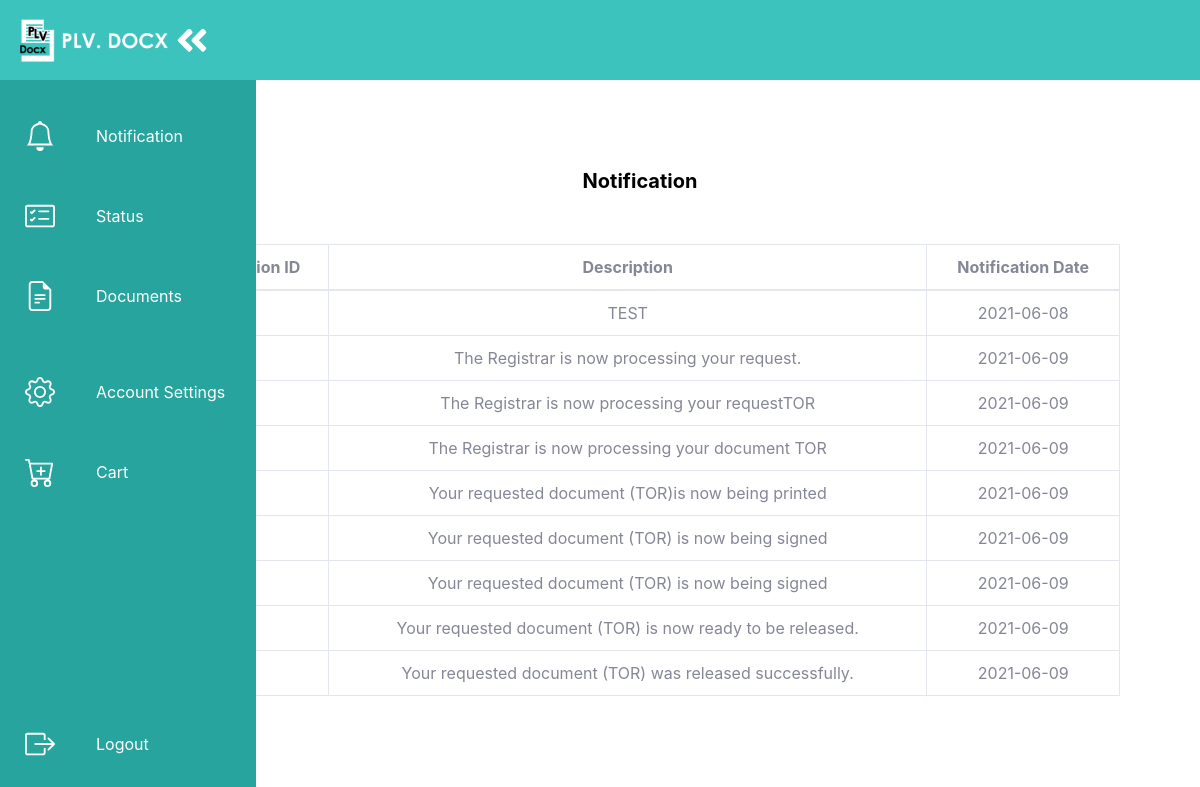
The page /student/notification.php (signed in) on the database its author committed.
### tables this page shows
CREATE TABLE `notificationstudent_tbl` (
  `notificationStudent_id` int(11) NOT NULL,
  `student_id` int(11) NOT NULL,
  `notificationStudent_description` varchar(1000) NOT NULL,
  `notificationStudent_isSeen` int(1) NOT NULL,
  `notificationStudent_date` date NOT NULL
);

### student/notification.php (the view, shortened to what this page needs)
<html>
<head>
    <link rel="stylesheet" href="css/notification.css"/>
    <link rel="stylesheet" href="css/sb-admin-2.css"/>
  </head>
  <body>
    <?php
      include('includes/navbar.php');
    ?>
    <main>
        <div class="mytabs">
            <label for="tabpay">Notification</label>
            <div class="tab">
            <div class="wrapper">
                    <div class="img-area">
                        <div class="container-fluid">
                        <div class="card-body">
                            <div class="table-responsive">
                            <?php
                                $studentID = $_SESSION['student_id'];
                                $connection = mysqli_connect("localhost","root","","plvdocx_db");
                                $query = "SELECT
                                                *
                                                from notificationstudent_tbl
                                                where student_id = $studentID;
                                ";
                                $query_run = mysqli_query($connection, $query);
                            ?>
                            <table class="table table-bordered" id="dataTable" width="100%" cellspacing="0">
                                <thead>
                                <tr class="text-center">
                                    <th> Notification ID </th>
                                    <th> Description </th>
                                    <th> Notification Date </th>
                                </tr>
                                </thead>
                                <tbody>
                                <?php
                                    if(mysqli_num_rows($query_run) > 0){
                                        while($row = mysqli_fetch_assoc($query_run)){
                                            ?>
                                        <tr class="text-center">
                                            <td><?php echo $row['notificationStudent_id']; ?></td>
                                            <td><?php echo $row['notificationStudent_description']; ?></td>
                                            <td><?php echo $row['notificationStudent_date']; ?></td>
                                        </tr>
                                            <?php
                                        }
                                    }
                                    else{
                                        echo "No Record Found";
                                    }
                                ?>
                                </tbody>
                            </table>
                            </div>
                        </div>
                </div>
                    </div>
                </div>
            </div>
          </div>
    </main>
  </body>
  </html>

### student/includes/navbar.php (shortened to what this page needs)
<nav class="navbarCustom">
      <ul class="navbar-navCustom">
        <li class="logo">
          <a href="#" class="nav-linkCustom">
          </a>
        </li>
        <li class="nav-itemCustom">
          <a href="notification.php" class="nav-linkCustom">
          </a>
        </li>
        <li class="nav-itemCustom">
          <a href="status.php" class="nav-linkCustom">
          </a>
        </li>
        <li class="nav-itemCustom">
          <form id="studentDocs" action="includes/clear_status.php" method="post">
            <a href="javascript:document.getElementById('studentDocs').submit();" id="document" class="nav-linkCustom">
            </a>
            </form>
          </li>
        <li class="nav-itemCustom">
          <a href="accountsettings.php" class="nav-linkCustom">
          </a>
        </li>
        <li class="nav-itemCustom">
          <a href="cart.php" class="nav-linkCustom">
          </a>
        </li>
        <li class="nav-itemCustom">
          <form id="logout" action="logout.php" method="post">
            <a href="javascript:document.getElementById('logout').submit();" class="nav-linkCustom">
            </a>
          </form>
        </li>
    </nav>
    <div class="secondNav">
      <ul>
        <li style="float:left"><a href="#about"> <img src="image/plvdocxiconleft.png" class="plvicon"></a></li>
      </ul>
    </div>

### student/css/notification.css (style rules this page uses)
:root { font-size: 16px; font-family: 'Open Sans'; --text-primary: #b6b6b6; --text-secondary: #ececec; --bg-primary: #23232e; --bg-secondary: #141418; --transition-speed: 600ms; }
body { color: black; background-color: white; margin: 0; padding: 0; }
main { margin-left: 5rem; padding: 1rem; }
.navbarCustom { position: fixed; background-color: #28A49E; transition: width 600ms ease; overflow: hidden; z-index: 3; }
.navbar-navCustom { list-style: none; padding: 0; margin: 0; display: flex; flex-direction: column; align-items: center; height: 100%; }
.nav-itemCustom { width: 100%; }
.nav-itemCustom:last-child { margin-top: auto; }
.nav-linkCustom { display: flex; align-items: center; height: 5rem; color: white; text-decoration: none; filter: white opacity(0.7); transition: var(--transition-speed); }
.nav-linkCustom svg { width: 2rem; min-width: 2rem; margin: 0 1.5rem; }
.logo { font-weight: bold; text-transform: uppercase; margin-bottom: 1rem; text-align: center; color: var(--text-secondary); background: #3CC3BD; font-size: 1.5rem; letter-spacing: 0.3ch; width: 100%; }
.logo svg { transform: rotate(0deg); transition: var(--transition-speed); }
@media only screen and (min-width: 600px) { .navbarCustom { top: 0; width: 5rem; height: 100vh; } }
.wrapper { position: relative; top:0vh; }
.img-area { display: flex; flex-wrap: wrap; flex-direction: row; align-items: center; justify-content: center; }
.mytabs { display: flex; flex-wrap: wrap; justify-content: center; max-width: 150vh; margin: 50px auto; padding: 20px; height: 1.8vh; font-size: 2.5vh; }
.mytabs label { padding-left: 25px; padding-right: 25px; padding-bottom: 12px; background: transparent; font-weight: bold; }
.mytabs .tab { position: relative; top:1vh; width: 100%; height: 60vh; order: 1; display: none; }
.mytabs input[type='radio']:checked + label + .tab { display: block; }
.mytabs input[type="radio"]:checked + label { background: transparent; border-bottom:transparent; color: black; }
.secondNav { background-color: #3CC3BD; height: 80px; text-decoration: none; }
.secondNav ul { list-style-type: none; margin: 0; padding: 0; overflow: hidden; background-color: transparent; }

### rows shown on the page
notificationstudent_tbl: notificationStudent_description "TEST", notificationStudent_date "2021-06-08"
notificationstudent_tbl: notificationStudent_description "The Registrar is now processing your request.", notificationStudent_date "2021-06-09"
notificationstudent_tbl: notificationStudent_description "The Registrar is now processing your requestTOR", notificationStudent_date "2021-06-09"
notificationstudent_tbl: notificationStudent_description "The Registrar is now processing your document TOR", notificationStudent_date "2021-06-09"
notificationstudent_tbl: notificationStudent_description "Your requested document (TOR)is now being printed", notificationStudent_date "2021-06-09"
notificationstudent_tbl: notificationStudent_description "Your requested document (TOR) is now being signed", notificationStudent_date "2021-06-09"
notificationstudent_tbl: notificationStudent_description "Your requested document (TOR) is now being signed", notificationStudent_date "2021-06-09"
notificationstudent_tbl: notificationStudent_description "Your requested document (TOR) is now ready to be released.", notificationStudent_date "2021-06-09"
notificationstudent_tbl: notificationStudent_description "Your requested document (TOR) was released successfully.", notificationStudent_date "2021-06-09"
